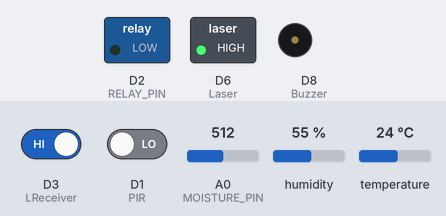
Recording of a sketch running on a simulated ESP8266 (NodeMCU). Shown: switched loads named in the sketch (green lamp = pin HIGH), buzzer (waves = sounding, pin HIGH). Inputs (shaded band) come from the test bench; at power-on: D1 (PIR) LOW, A0 (MOISTURE_PIN) = 512, D3 (LReceiver) HIGH, humidity 55 %, temperature 24 °C. The modem accepts every AT command (registered, SIM ready, sends succeed) and sends nothing else; what the sketch prints to the serial monitor is not drawn.

Above: at 3.2 s.
3.3 s: D1 (PIR) driven HIGH
At 6.9 s:
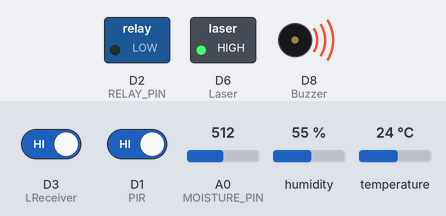
7.6 s: A0 (MOISTURE_PIN) set to 206
11.7 s: A0 (MOISTURE_PIN) set to 182
At 17.3 s:
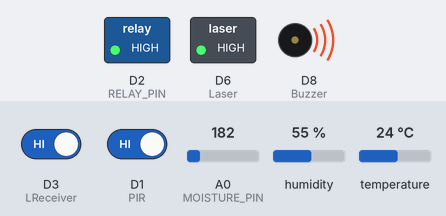
17.9 s: D1 (PIR) driven LOW
At 19.0 s:
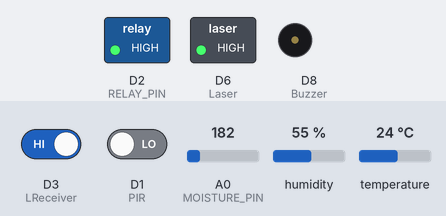
21.4 s: D3 (LReceiver) driven LOW
26.5 s: A0 (MOISTURE_PIN) set to 306
At 27.5 s:
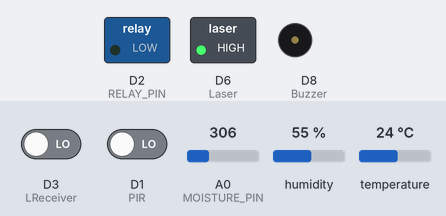
Timing chart, 0 to 29.5 s (numbered marks = the images above; inputs shaded):
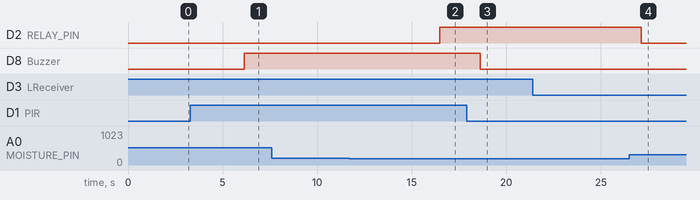

Measured:
- the behaviour switches between 200 and 199 on A0 (MOISTURE_PIN) (found by bisection; images 1 and 2)
- after the input at 3.3 s, D8 (Buzzer): LOW → HIGH after 2.8 s
- after the input at 7.6 s, every drawn part: stays the same
- after the input at 11.7 s, D2 (RELAY_PIN): LOW → HIGH after 4.8 s
- after the input at 17.9 s, D8 (Buzzer): HIGH → LOW after 0.71 s
- after the input at 21.4 s, every drawn part: stays the same
- after the input at 26.5 s, D2 (RELAY_PIN): HIGH → LOW after 0.63 s

The sketch:

soliatirrigation.ino
```cpp
#include <ESP8266WiFi.h>
#include <ESP8266WebServer.h>
#include <SoftwareSerial.h>
#include "DHT.h"

#define DHTPIN D7       // DHT11 Data Pin
#define DHTTYPE DHT11   // DHT Sensor Type
#define RELAY_PIN D2    // Relay for controlling device
#define MOISTURE_PIN A0 // Analog pin for Soil Moisture Sensor
#define LReceiver D3    // Obstacle sensor (Bird detection)
#define Laser D6        // Laser Module
#define Buzzer D8       // Buzzer
#define PIR D1          // PIR Motion Sensor

#define GSM_TX D4  // GSM module TX to NodeMCU D4
#define GSM_RX D5  // GSM module RX to NodeMCU D5

DHT dht(DHTPIN, DHTTYPE);
ESP8266WebServer server(80);
SoftwareSerial gsmSerial(GSM_TX, GSM_RX);

/* WiFi Credentials */
const char* ssid = "Soliat";
const char* password = "123456789";

/* Sensor Readings */
float temperature;
float humidity;
int moisture_percentage;
String relay_status;
String obstacle_status;
String intruder_status;

void setup() {
  Serial.begin(9600);
  gsmSerial.begin(9600);
  dht.begin();

  pinMode(RELAY_PIN, OUTPUT);
  pinMode(LReceiver, INPUT);
  pinMode(Laser, OUTPUT);
  pinMode(Buzzer, OUTPUT);
  pinMode(PIR, INPUT);

  digitalWrite(Laser, HIGH);  // Turn on laser module
  digitalWrite(Buzzer, LOW);   // Ensure buzzer is off initially

  WiFi.softAP(ssid, password);
  Serial.print("Access Point IP: ");
  Serial.println(WiFi.softAPIP());

  server.on("/", handle_OnConnect);
  server.onNotFound(handle_NotFound);
  server.begin();
  Serial.println("HTTP Server Started");

  Serial.println("Initializing GSM module...");
  delay(2000);
  gsmSerial.println("AT");
}

void loop() {
  server.handleClient();

  // Read DHT11 Sensor Data
  humidity = dht.readHumidity();
  temperature = dht.readTemperature();

  // Read Soil Moisture Data (Convert Analog Value to Percentage)
  int moisture_value = analogRead(MOISTURE_PIN);
  moisture_percentage = map(moisture_value, 0, 1023, 0, 100);

  // Control Relay Based on Moisture Level
  if (moisture_percentage < 20) {
    if (relay_status != "ON") { // Prevent sending multiple messages for same state
      sendSMS("The pump is turned ON");
    }
    digitalWrite(RELAY_PIN, HIGH);
    relay_status = "ON";
  } else {
    digitalWrite(RELAY_PIN, LOW);
    relay_status = "OFF";
  }

  // Read Obstacle Detection Sensor (Bird Detection)
  bool obstacle = digitalRead(LReceiver);
  if (obstacle == 0) {
    obstacle_status = "No Birds Detected";
    digitalWrite(Buzzer, LOW);
  } else {
    if (obstacle_status != "Birds Detected in the Farm") {
      sendSMS("Birds Detected in the Farm");
    }
    obstacle_status = "Birds Detected in the Farm";
    digitalWrite(Buzzer, HIGH);
  }

  // Read PIR Motion Sensor (Intruder Detection)
  bool intruder = digitalRead(PIR);
  if (intruder == HIGH) {
    if (intruder_status != "⚠️ Intruder Detected!") {
      sendSMS(" Intruder Detected in the Farm!");
    }
    intruder_status = "⚠️ Intruder Detected!";
    digitalWrite(Buzzer, HIGH);
  } else {
    intruder_status = "✅ No Intruder Detected";
    digitalWrite(Buzzer, LOW);
  }

  // Print Sensor Data to Serial Monitor
  Serial.print("Moisture: "); Serial.print(moisture_percentage); Serial.println("%");
  Serial.print("Relay: "); Serial.println(relay_status);
  Serial.print("Obstacle: "); Serial.println(obstacle_status);
  Serial.print("Temperature: "); Serial.print(temperature); Serial.println("°C");
  Serial.print("Humidity: "); Serial.print(humidity); Serial.println("%");
  Serial.print("Intruder: "); Serial.println(intruder_status);
  Serial.println("----------------------------");

  delay(2000); // Wait before next read
}

/* Web Server Handlers */
void handle_OnConnect() {
  server.send(200, "text/html", generateWebpage());
}

void handle_NotFound() {
  server.send(404, "text/plain", "Not found");
}

/* Generate Styled Webpage */
String generateWebpage() {
  String ptr = "<!DOCTYPE html><html>";
  ptr += "<head><meta charset='UTF-8'>";
  ptr += "<meta name='viewport' content='width=device-width, initial-scale=1'>";
  ptr += "<title>Soliat Highschool Smart Farm</title>";
  ptr += "<style>";
  ptr += "body { font-family: Arial, sans-serif; text-align: center; background-color: #282c36; color: white; margin: 0; padding: 0; }";
  ptr += "h2 { color: #FFD700; margin-top: 20px; }";
  ptr += ".container { max-width: 600px; margin: auto; padding: 20px; border-radius: 10px; background: #3b3f4a; box-shadow: 0px 0px 10px #000; }";
  ptr += ".box { padding: 15px; margin: 10px; border-radius: 5px; background: #555; font-size: 20px; font-weight: bold; }";
  ptr += ".on { color: #0f0; } .off { color: #f00; }";
  ptr += "</style></head>";
  ptr += "<body>";
  ptr += "<div class='container'>";
  ptr += "<h2>Soliat Highschool Smart Farm</h2>";

  ptr += "<div class='box'>🌱 Soil Moisture: " + String(moisture_percentage) + " %</div>";
 ptr += "<div class='box'>⚡ Pump Status: <span class='" + String(relay_status == "ON" ? "on" : "off") + "'>" + relay_status + "</span></div>";
  ptr += "<div class='box'>🚧 Birds Detection: " + obstacle_status + "</div>";
  ptr += "<div class='box'>🌡️ Temperature: " + String(temperature) + " °C</div>";
  ptr += "<div class='box'>💧 Humidity: " + String(humidity) + " %</div>";
  ptr += "<div class='box'>🕵️ Intruder Status: " + intruder_status + "</div>";

  ptr += "</div></body></html>";

  return ptr;
}

/* Function to Send SMS */
void sendSMS(String message) {
  Serial.println("Sending SMS: " + message);

  gsmSerial.println("AT+CMGF=1"); // Set SMS mode
  delay(1000);

  gsmSerial.print("AT+CMGS=\"0729504083\"\r"); // Replace with recipient number
  delay(1000);

  gsmSerial.print(message); // Message content
  delay(100);

  gsmSerial.write(26); // ASCII code for Ctrl+Z to send
  delay(2000);
}
```
